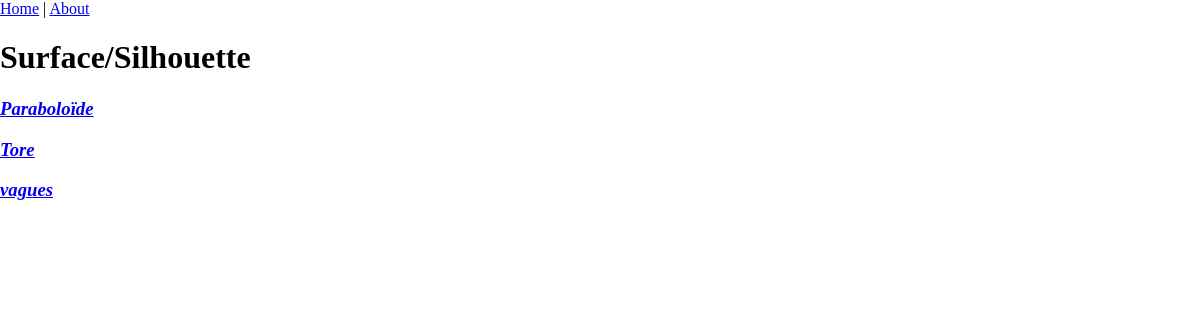
/, run on an earlier commit of the app's database.
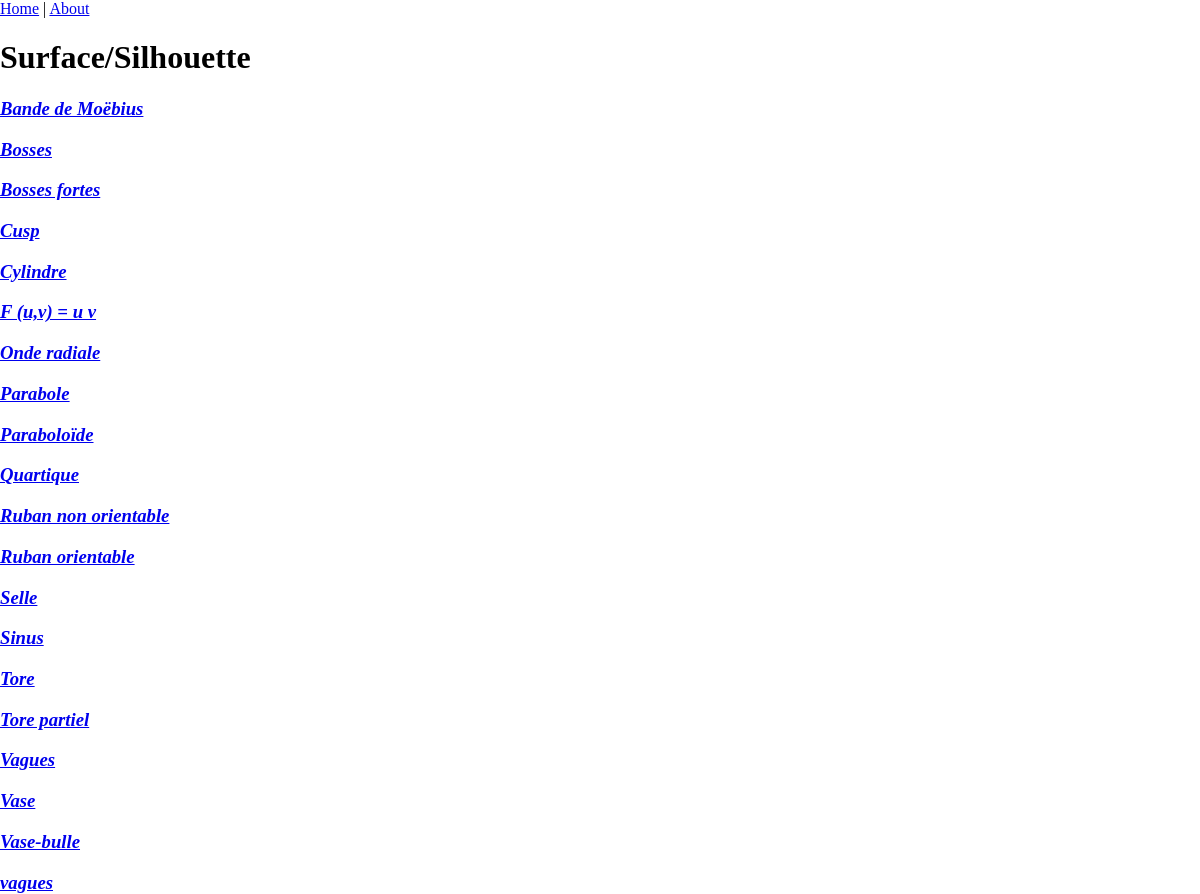
And on a later commit of the database.
### surface_play/models.py (models this page shows, shortened)
class SurfaceRecord(models.Model):
    class Meta:
        ordering = ['name']
    class Identify(models.TextChoices):
        MOEBIUS = 'mo'
        CYLINDRE = 'cy'
        NONE = 'no'
    name = models.CharField(max_length = 100)
    X = models.CharField(max_length=400, default = 'u')
    Y = models.CharField(max_length=400, default = 'v')
    Z = models.CharField(max_length=400, default = '0')
    parameter_names = models.CharField(max_length=30, default = 'u v')
    u_min = models.FloatField(default = 0)
    u_max = models.FloatField(default = 1)
    v_min = models.FloatField(default = 0)
    v_max = models.FloatField(default = 1)
    u_identify = models.CharField(
        max_length=2,
        choices=Identify.choices,
        default=Identify.NONE,
    )
    v_identify = models.CharField(
        max_length=2,
        choices=Identify.choices,
        default=Identify.NONE,
    )

### surface_play/views.py (the view)
# urls.py: path("", SurfaceRecordListView.as_view(), name='surfaces'),
class SurfaceRecordListView(ListView):
    model = SurfaceRecord
    context_object_name = 'surfaces'

### templates/surface_play/surfacerecord_list.html (shortened to what this page needs)
{% extends "base.html" %}
{% block content %}
<div class="container-fluid d-flex min-vh-100 flex-column">
	<div class="row d-flex justify-content-between p-3 titre">
	  <h1>Surface/Silhouette</h1>
	</div>
	<div class="row">
		<div class="col"  id = 'liste-surfaces'>
			{% for surface in surfaces %}
			<div class = 'list-group-item item-liste'>
				<h3>
					<a href="{% url 'surface-play' pk=surface.pk %}">
					<i>	{{ surface.name }} </i>
					</a>
				</h3>
			</div>
			{% endfor %}
		</div>
	</div>
</div>
{% endblock content %}

### templates/base.html (shortened to what this page needs)
<!DOCTYPE html>
<html>
  <header>
    <a href="{% url 'home' %}">Home</a> |
    <a href="{% url 'about' %}">About</a>
  </header>
	<head>
	</head>
	<body>
{% block content %} {% endblock content %}
  </body>
</html>

### templates/base.html (style rules this page uses)
html, body { margin: 0; height: 100%; }
body { margin: 0; }

What changed in the data, as far as the page shows it:
added SurfaceRecord: name "Bande de Moëbius"
added SurfaceRecord: name "Bosses"
added SurfaceRecord: name "Bosses fortes"
added SurfaceRecord: name "Cusp"
added SurfaceRecord: name "Cylindre"
added SurfaceRecord: name "F (u,v) = u v"
added SurfaceRecord: name "Onde radiale"
added SurfaceRecord: name "Parabole"
added SurfaceRecord: name "Quartique"
added SurfaceRecord: name "Ruban non orientable"
added SurfaceRecord: name "Ruban orientable"
added SurfaceRecord: name "Selle"
added SurfaceRecord: name "Sinus"
added SurfaceRecord: name "Tore partiel"
added SurfaceRecord: name "Vagues"
added SurfaceRecord: name "Vase"
added SurfaceRecord: name "Vase-bulle"
